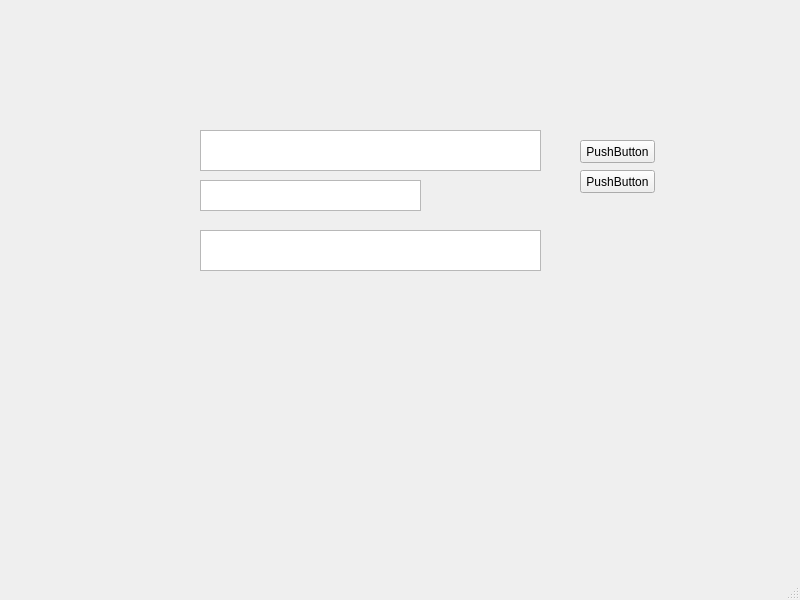
<?xml version="1.0" encoding="UTF-8"?>
<ui version="4.0">
 <class>MainWindow</class>
 <widget class="QMainWindow" name="MainWindow">
  <property name="geometry">
   <rect>
    <x>0</x>
    <y>0</y>
    <width>800</width>
    <height>600</height>
   </rect>
  </property>
  <property name="windowTitle">
   <string>MainWindow</string>
  </property>
  <widget class="QWidget" name="centralwidget">
   <widget class="QPlainTextEdit" name="plain">
    <property name="geometry">
     <rect>
      <x>200</x>
      <y>130</y>
      <width>341</width>
      <height>41</height>
     </rect>
    </property>
   </widget>
   <widget class="QPlainTextEdit" name="cptext">
    <property name="geometry">
     <rect>
      <x>200</x>
      <y>230</y>
      <width>341</width>
      <height>41</height>
     </rect>
    </property>
   </widget>
   <widget class="QPushButton" name="en">
    <property name="geometry">
     <rect>
      <x>580</x>
      <y>140</y>
      <width>75</width>
      <height>23</height>
     </rect>
    </property>
    <property name="text">
     <string>PushButton</string>
    </property>
   </widget>
   <widget class="QPushButton" name="de">
    <property name="geometry">
     <rect>
      <x>580</x>
      <y>170</y>
      <width>75</width>
      <height>23</height>
     </rect>
    </property>
    <property name="text">
     <string>PushButton</string>
    </property>
   </widget>
   <widget class="QTextEdit" name="key">
    <property name="geometry">
     <rect>
      <x>200</x>
      <y>180</y>
      <width>221</width>
      <height>31</height>
     </rect>
    </property>
   </widget>
  </widget>
  <widget class="QMenuBar" name="menubar">
   <property name="geometry">
    <rect>
     <x>0</x>
     <y>0</y>
     <width>800</width>
     <height>21</height>
    </rect>
   </property>
  </widget>
  <widget class="QStatusBar" name="statusbar"/>
 </widget>
 <resources/>
 <connections/>
</ui>
